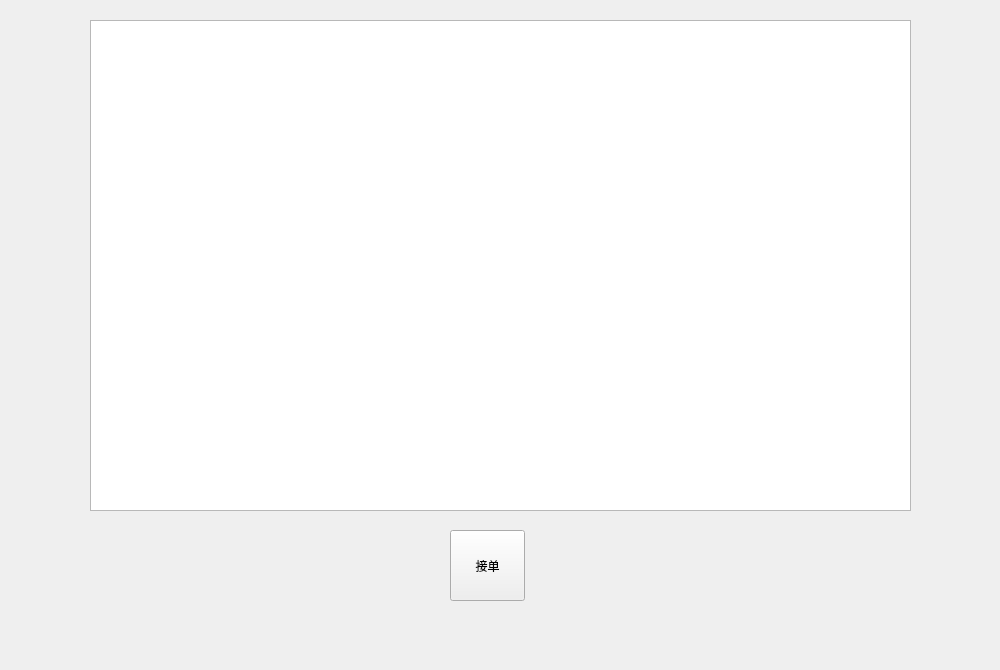
<?xml version="1.0" encoding="UTF-8"?>
<ui version="4.0">
 <class>ChildWidgetI</class>
 <widget class="QWidget" name="ChildWidgetI">
  <property name="geometry">
   <rect>
    <x>0</x>
    <y>0</y>
    <width>1000</width>
    <height>670</height>
   </rect>
  </property>
  <property name="windowTitle">
   <string>Form</string>
  </property>
  <widget class="QTableWidget" name="tableWidget">
   <property name="geometry">
    <rect>
     <x>90</x>
     <y>20</y>
     <width>821</width>
     <height>491</height>
    </rect>
   </property>
  </widget>
  <widget class="QPushButton" name="btn_look">
   <property name="geometry">
    <rect>
     <x>450</x>
     <y>530</y>
     <width>75</width>
     <height>71</height>
    </rect>
   </property>
   <property name="text">
    <string>接单</string>
   </property>
  </widget>
 </widget>
 <resources/>
 <connections/>
</ui>
